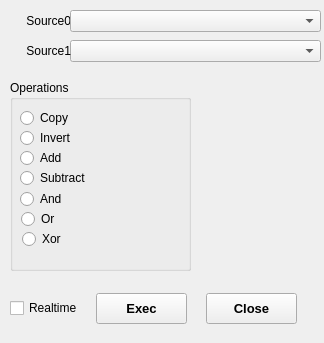
<?xml version="1.0" encoding="UTF-8"?>
<ui version="4.0">
 <class>DialogArithmeticlogic</class>
 <widget class="QWidget" name="DialogArithmeticlogic">
  <property name="windowModality">
   <enum>Qt::NonModal</enum>
  </property>
  <property name="enabled">
   <bool>true</bool>
  </property>
  <property name="geometry">
   <rect>
    <x>0</x>
    <y>0</y>
    <width>324</width>
    <height>343</height>
   </rect>
  </property>
  <property name="mouseTracking">
   <bool>false</bool>
  </property>
  <property name="tabletTracking">
   <bool>true</bool>
  </property>
  <property name="windowTitle">
   <string>Arithmetic and logic</string>
  </property>
  <widget class="QPushButton" name="pushButtonClose">
   <property name="geometry">
    <rect>
     <x>206</x>
     <y>293</y>
     <width>91</width>
     <height>31</height>
    </rect>
   </property>
   <property name="font">
    <font>
     <family>Arial</family>
     <pointsize>10</pointsize>
     <weight>75</weight>
     <bold>true</bold>
    </font>
   </property>
   <property name="text">
    <string>Close</string>
   </property>
  </widget>
  <widget class="QPushButton" name="pushButtonExec">
   <property name="geometry">
    <rect>
     <x>96</x>
     <y>293</y>
     <width>91</width>
     <height>31</height>
    </rect>
   </property>
   <property name="font">
    <font>
     <family>Arial</family>
     <pointsize>10</pointsize>
     <weight>75</weight>
     <bold>true</bold>
    </font>
   </property>
   <property name="text">
    <string>Exec</string>
   </property>
  </widget>
  <widget class="QCheckBox" name="chkBoxRealtime">
   <property name="geometry">
    <rect>
     <x>10</x>
     <y>300</y>
     <width>71</width>
     <height>16</height>
    </rect>
   </property>
   <property name="text">
    <string>Realtime</string>
   </property>
  </widget>
  <widget class="QLabel" name="label_4">
   <property name="geometry">
    <rect>
     <x>10</x>
     <y>10</y>
     <width>61</width>
     <height>21</height>
    </rect>
   </property>
   <property name="text">
    <string>Source0</string>
   </property>
   <property name="alignment">
    <set>Qt::AlignRight|Qt::AlignTrailing|Qt::AlignVCenter</set>
   </property>
  </widget>
  <widget class="QComboBox" name="comboBoxSource0">
   <property name="geometry">
    <rect>
     <x>70</x>
     <y>10</y>
     <width>251</width>
     <height>22</height>
    </rect>
   </property>
  </widget>
  <widget class="QComboBox" name="comboBoxSource1">
   <property name="geometry">
    <rect>
     <x>70</x>
     <y>40</y>
     <width>251</width>
     <height>22</height>
    </rect>
   </property>
  </widget>
  <widget class="QLabel" name="label_7">
   <property name="geometry">
    <rect>
     <x>10</x>
     <y>40</y>
     <width>61</width>
     <height>21</height>
    </rect>
   </property>
   <property name="text">
    <string>Source1</string>
   </property>
   <property name="alignment">
    <set>Qt::AlignRight|Qt::AlignTrailing|Qt::AlignVCenter</set>
   </property>
  </widget>
  <widget class="QGroupBox" name="Operations">
   <property name="geometry">
    <rect>
     <x>10</x>
     <y>80</y>
     <width>181</width>
     <height>191</height>
    </rect>
   </property>
   <property name="title">
    <string>Operations</string>
   </property>
   <widget class="QRadioButton" name="radioButtonSubtract">
    <property name="geometry">
     <rect>
      <x>10</x>
      <y>90</y>
      <width>90</width>
      <height>16</height>
     </rect>
    </property>
    <property name="text">
     <string>Subtract</string>
    </property>
   </widget>
   <widget class="QRadioButton" name="radioButtonAdd">
    <property name="geometry">
     <rect>
      <x>10</x>
      <y>70</y>
      <width>90</width>
      <height>16</height>
     </rect>
    </property>
    <property name="text">
     <string>Add</string>
    </property>
   </widget>
   <widget class="QRadioButton" name="radioButtonInvert">
    <property name="geometry">
     <rect>
      <x>10</x>
      <y>50</y>
      <width>90</width>
      <height>16</height>
     </rect>
    </property>
    <property name="text">
     <string>Invert</string>
    </property>
   </widget>
   <widget class="QRadioButton" name="radioButtonCopy">
    <property name="geometry">
     <rect>
      <x>10</x>
      <y>30</y>
      <width>90</width>
      <height>16</height>
     </rect>
    </property>
    <property name="text">
     <string>Copy</string>
    </property>
   </widget>
   <widget class="QRadioButton" name="radioButtonAnd">
    <property name="geometry">
     <rect>
      <x>10</x>
      <y>111</y>
      <width>90</width>
      <height>16</height>
     </rect>
    </property>
    <property name="text">
     <string>And</string>
    </property>
   </widget>
   <widget class="QRadioButton" name="radioButtonOr">
    <property name="geometry">
     <rect>
      <x>11</x>
      <y>131</y>
      <width>90</width>
      <height>16</height>
     </rect>
    </property>
    <property name="text">
     <string>Or</string>
    </property>
   </widget>
   <widget class="QRadioButton" name="radioButtonXor">
    <property name="geometry">
     <rect>
      <x>12</x>
      <y>151</y>
      <width>90</width>
      <height>16</height>
     </rect>
    </property>
    <property name="text">
     <string>Xor</string>
    </property>
   </widget>
  </widget>
 </widget>
 <resources/>
 <connections/>
</ui>
